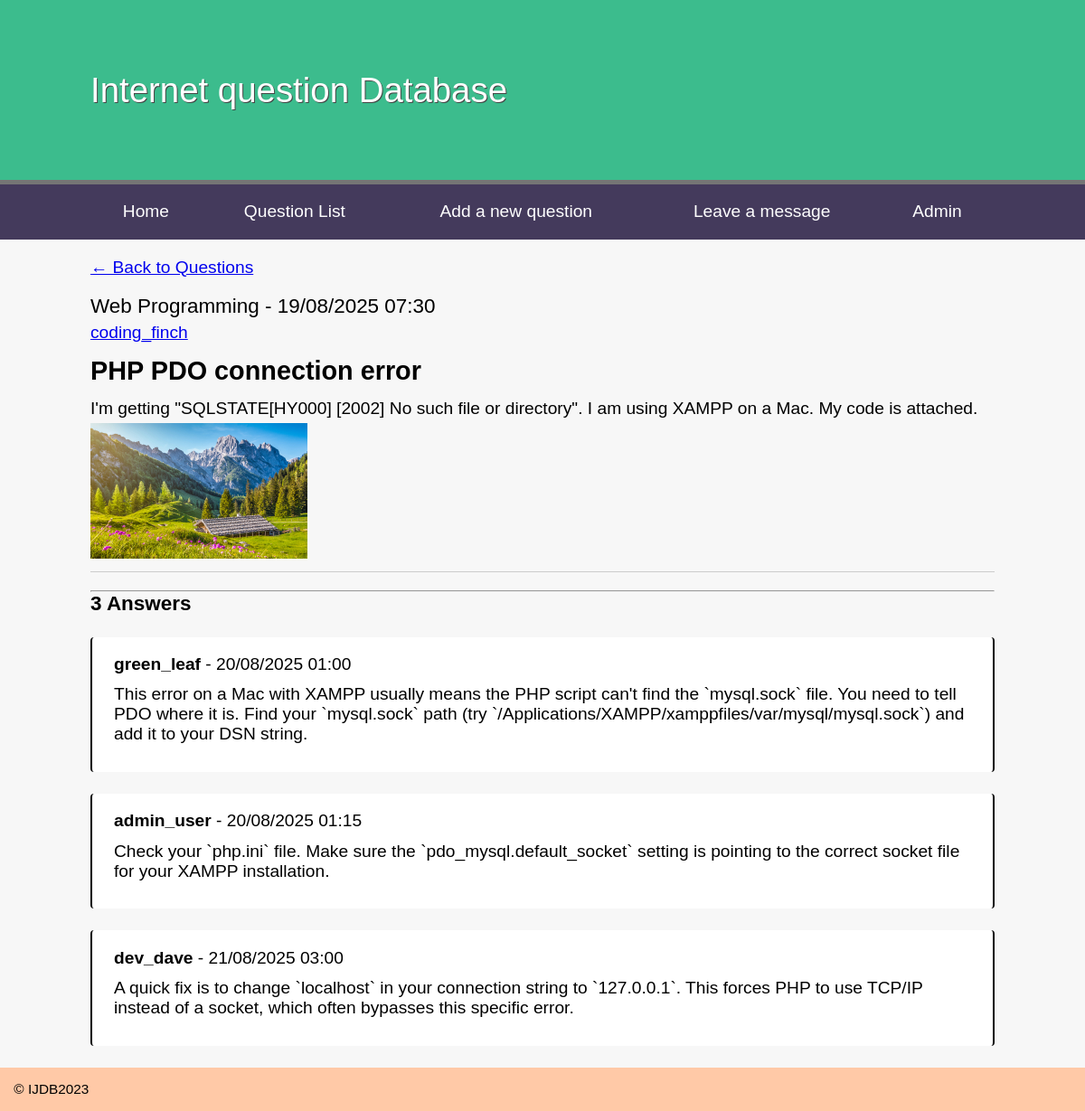
The page /questiondetail.php?id=3 on the database its author committed.
### tables this page shows
CREATE TABLE `question` (
  `question_id` int(11) NOT NULL,
  `title` varchar(255) NOT NULL,
  `content` text NOT NULL,
  `image` varchar(255) DEFAULT NULL,
  `view_count` int(11) NOT NULL DEFAULT 0,
  `status` varchar(50) NOT NULL DEFAULT 'active',
  `created_at` timestamp NOT NULL DEFAULT current_timestamp(),
  `user_id` int(11) DEFAULT NULL,
  `module_id` int(11) NOT NULL,
  `updated_at` timestamp NOT NULL DEFAULT current_timestamp() ON UPDATE current_timestamp()
);

CREATE TABLE `module` (
  `module_id` int(11) NOT NULL,
  `module_name` varchar(255) NOT NULL
);

CREATE TABLE `user_account` (
  `user_id` int(11) NOT NULL,
  `username` varchar(100) NOT NULL,
  `email` varchar(255) NOT NULL,
  `password` varchar(255) NOT NULL,
  `status` varchar(50) NOT NULL DEFAULT 'active',
  `created_at` timestamp NOT NULL DEFAULT current_timestamp()
);

CREATE TABLE `answer` (
  `answer_id` int(11) NOT NULL,
  `content` text NOT NULL,
  `is_accepted` tinyint(1) NOT NULL DEFAULT 0,
  `image` varchar(255) DEFAULT NULL,
  `status` varchar(50) NOT NULL DEFAULT 'active',
  `created_at` timestamp NOT NULL DEFAULT current_timestamp(),
  `user_id` int(11) DEFAULT NULL,
  `question_id` int(11) NOT NULL
);

### questiondetail.php (called while the page is built, shortened)
<?php
    include 'includes/DatabaseConnection.php';
    include 'includes/DataBaseFunctions.php';
    try {
        $sql = 'SELECT q.question_id, q.title, q.content, q.image, q.created_at, m.module_name, u.username, u.email
                FROM question q
                INNER JOIN user_account u ON q.user_id = u.user_id
                INNER JOIN module m ON q.module_id = m.module_id
                WHERE q.question_id = :id';
        $stmt = $pdo->prepare($sql);
        $stmt->bindValue(':id', $_GET['id']);
        $stmt->execute();
        $question = $stmt->fetch();
        $sql = 'SELECT a.answer_id, a.content, a.image, a.created_at, ua.username, ua.email
                FROM answer a
                INNER JOIN user_account ua ON a.user_id = ua.user_id
                WHERE a.question_id = :id';
        $stmt = $pdo->prepare($sql);
        $stmt->bindValue(':id', $_GET['id']);
        $stmt->execute();
        $answers = $stmt->fetchAll();
        include 'templates/questiondetail.html.php';
    } catch (PDOException $e) {
        $title = 'An error has occured';
        $output = 'Database error: ' . $e->getMessage();
        $question = null;
        $answers = [];
    }
    include 'templates/layout.html.php';
?>

### includes/DatabaseFunctions.php (called while the page is built, shortened)
<?php
function getTotalAnswers($pdo, $question_id) {
    $query = $pdo->prepare('SELECT COUNT(*) FROM answer
    WHERE question_id = :question_id');
    $query->bindValue(':question_id', $question_id);
    $query->execute();
    $row = $query->fetch();
    return $row[0];
}

### templates/questiondetail.html.php (the view, shortened to what this page needs)
<a href="questions.php">&larr; Back to Questions</a>
<blockquote class="question-detail">
    <h3><?=htmlspecialchars($question['module_name'], ENT_QUOTES, 'UTF-8')?> - <?=htmlspecialchars(date('d/m/Y H:i', strtotime($question['created_at'])), ENT_QUOTES, 'UTF-8')?></h3>
    <p><a href="mailto:<?=htmlspecialchars($question['email'], ENT_QUOTES, 'UTF-8')?>">
        <?=htmlspecialchars($question['username'], ENT_QUOTES, 'UTF-8')?></a></p>
    <h2><?=htmlspecialchars($question['title'], ENT_QUOTES, 'UTF-8')?></h2>
    <p><?=htmlspecialchars($question['content'], ENT_QUOTES, 'UTF-8')?></p>
    <?php if (!empty($question['image'])): ?>
        <img height="150" src="images/<?=htmlspecialchars($question['image'], ENT_QUOTES, 'UTF-8')?>" alt="Question image">
    <?php endif; ?>
</blockquote>
<hr>
<h3><?=getTotalAnswers($pdo, $question['question_id'])?> Answers</h3>
<?php if (!empty($answers)): ?>
    <?php foreach ($answers as $answer): ?>
        <div class="answer">
            <p><strong><?=htmlspecialchars($answer['username'], ENT_QUOTES, 'UTF-8')?></strong> - <?=htmlspecialchars(date('d/m/Y H:i', strtotime($answer['created_at'])), ENT_QUOTES, 'UTF-8')?></p>
            <p><?=htmlspecialchars($answer['content'], ENT_QUOTES, 'UTF-8')?></p>
        </div>
    <?php endforeach; ?>
<?php else: ?>
    <p>No answers yet.</p>
<?php endif; ?>

### questions.css (style rules this page uses)
* { margin: 0; padding: 0; }
body { font-family: Arial, Helvetica, Sans-serif; }
p { margin-bottom: 1em; }
body { font-size: 1.2em; font-family: arial, helvetica, sans-serif }
blockquote { display: table; margin-bottom: 1em; border-bottom: 1px solid #ccc; padding: 0.5em; }
blockquote p { display: table-cell; width: 70%; vertical-align: top; }
.answer { display: block; box-sizing: border-box; width: 100%; border-left: 2px solid #000; border-right: 2px solid #000; padding: 1em 1.25em; margin: 1.25em 0; background-color: #ffffff; border-radius: 4px; }
.answer p { display: block; margin: 0 0 0.6em 0; }
.question-detail { display: block; padding: 1em 0 0.5em 0; margin-bottom: 1em; }
.question-detail:after { content: ""; display: table; clear: both; }
.question-detail img { float: left; margin: 0.25em 0 0.25em 0; max-height: 150px; width: auto; }
.question-detail h3 { display: block; margin: 0 0 0.25em 0; font-weight: normal; }
.question-detail h2 { display: block; margin: 0.5em 0 0.5em 0; font-weight: bold; }
.question-detail p { clear: none; }

### rows shown on the page
question: module.module_name "Web Programming", created_at "19/08/2025 07:30", user.username "coding_finch", title "PHP PDO connection error", content "I'm getting \"SQLSTATE[HY000] [2002] No such file or directory\". I am using XAMPP on a Mac. My code is attached.", image (picture), question_id "3"
answer: user.username "green_leaf", created_at "20/08/2025 01:00", content "This error on a Mac with XAMPP usually means the PHP script can't find the `mysql.sock` file. You need to tell PDO where it is. Find your `mysql.sock` path (try `/Applications/XAMPP/xamppfiles/var/mysql/mysql.sock`) and add it to your DSN string."
answer: user.username "admin_user", created_at "20/08/2025 01:15", content "Check your `php.ini` file. Make sure the `pdo_mysql.default_socket` setting is pointing to the correct socket file for your XAMPP installation."
answer: user.username "dev_dave", created_at "21/08/2025 03:00", content "A quick fix is to change `localhost` in your connection string to `127.0.0.1`. This forces PHP to use TCP/IP instead of a socket, which often bypasses this specific error."
